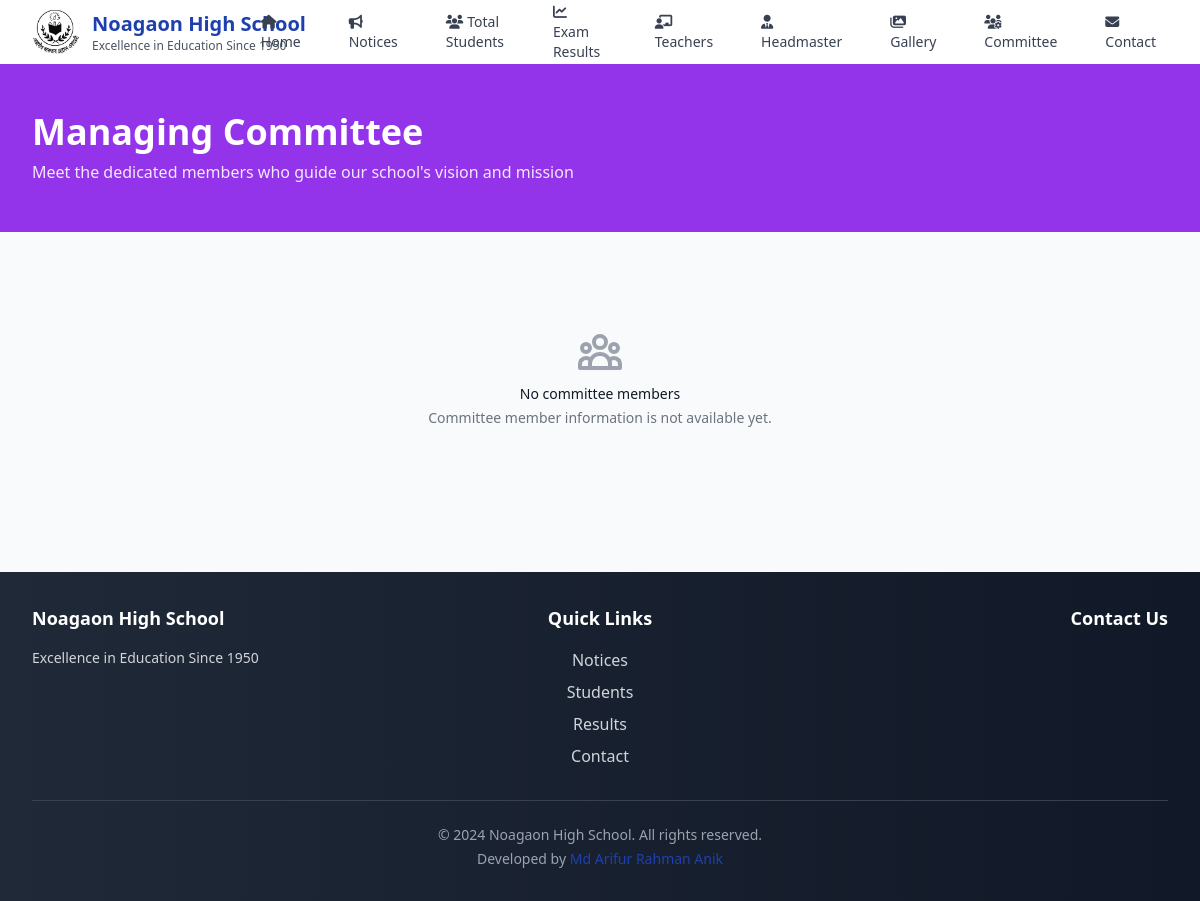
The app's page /committee/, older data.
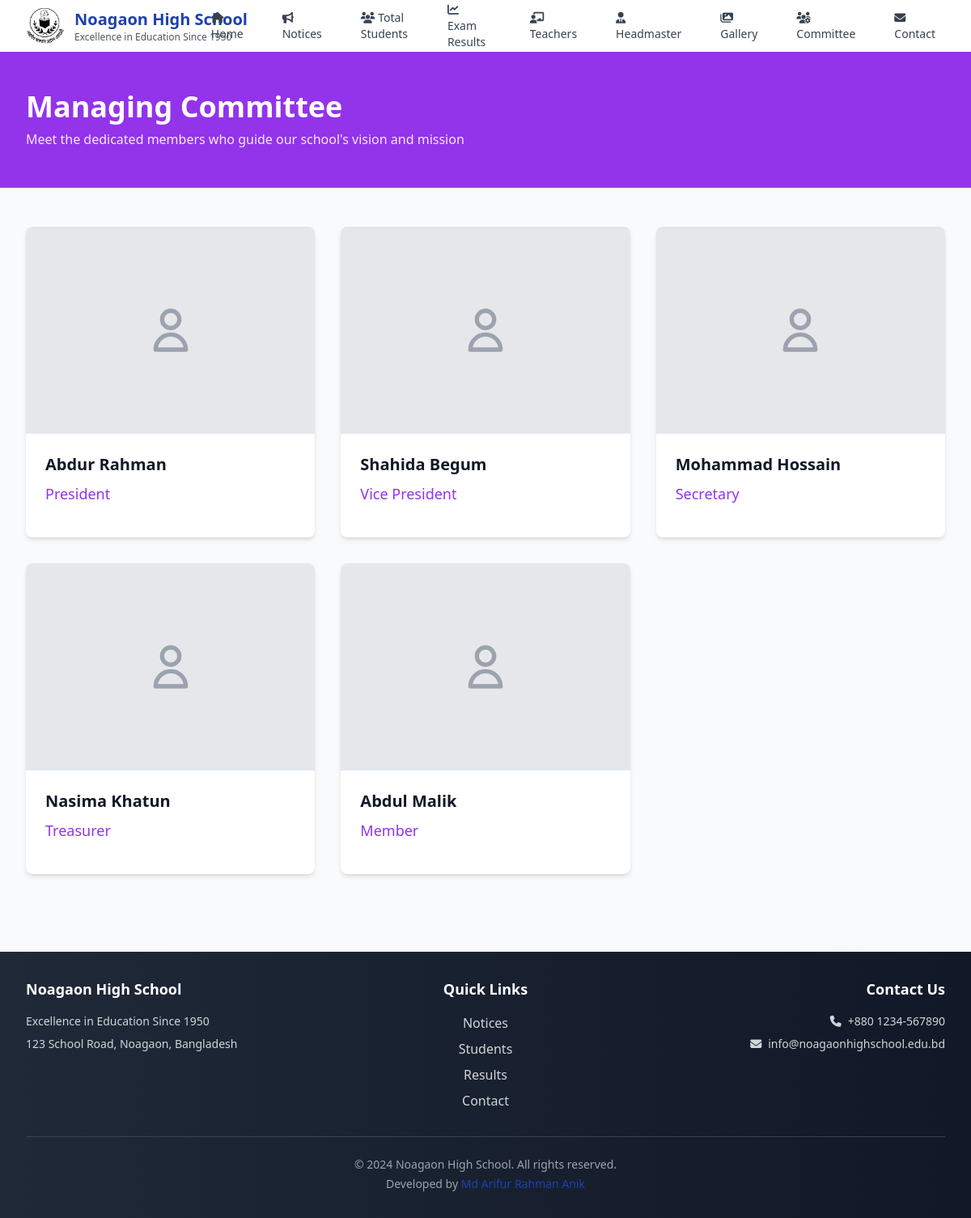
The same page, newer data.
### main/models.py (models this page shows, shortened)
class SchoolInfo(models.Model):
    name = models.CharField(max_length=200, default="Noagaon High School")
    tagline = models.CharField(max_length=300, default="Excellence in Education Since 1950")
    logo = models.ImageField(upload_to='logo/', blank=True, null=True, help_text="School logo")
    address = models.TextField(blank=True)
    phone = models.CharField(max_length=50, blank=True)
    email = models.EmailField(blank=True)
    website = models.URLField(blank=True)
    established_year = models.PositiveIntegerField(default=1950)
    about = models.TextField(blank=True, help_text="About the school")
    is_active = models.BooleanField(default=True, help_text="Use this school info")
    class Meta:
        verbose_name = "School Information"
        verbose_name_plural = "School Information"
        ordering = ['-is_active']

class CommitteeMember(models.Model):
    name = models.CharField(max_length=100)
    role = models.CharField(max_length=100)
    photo = models.ImageField(upload_to='committee/', blank=True, null=True)
    contact_info = models.CharField(max_length=200, blank=True)
    order = models.PositiveIntegerField(default=0, help_text="Order of display")
    class Meta:
        ordering = ['order', 'name']

### main/views.py (the view)
# urls.py: path('committee/', views.committee, name='committee'),
def committee(request):
    committee_members = CommitteeMember.objects.all()
    context = {
        'committee_members': committee_members,
    }
    return render(request, 'main/committee.html', context)

### main/context_processors.py (called while the page is built)
def get_default_logo():
    logo_path = os.path.join(settings.MEDIA_ROOT, 'logo', 'Noagaon_logo.jpg')
    if os.path.exists(logo_path):
        return f"{settings.MEDIA_URL}logo/Noagaon_logo.jpg"
    return None

### templates/main/committee.html (shortened to what this page needs)
{% extends 'base.html' %}
{% block content %}
<div class="bg-purple-600 text-white">
    <div class="max-w-7xl mx-auto py-12 px-4 sm:px-6 lg:px-8">
        <h1 class="text-3xl md:text-4xl font-bold">Managing Committee</h1>
        <p class="mt-2 text-purple-100">Meet the dedicated members who guide our school's vision and mission</p>
    </div>
</div>
<div class="py-12 bg-gray-50">
    <div class="max-w-7xl mx-auto px-4 sm:px-6 lg:px-8">
        {% if committee_members %}
            <div class="grid gap-8 md:grid-cols-2 lg:grid-cols-3">
                {% for member in committee_members %}
                <div class="bg-white rounded-lg shadow-md overflow-hidden hover:shadow-lg transition-shadow">
                    <div class="aspect-w-3 aspect-h-4">
                        {% if member.photo %}
                            <img src="{{ member.photo.url }}" alt="{{ member.name }}"
                                 class="w-full h-64 object-cover">
                        {% else %}
                            <div class="w-full h-64 bg-gray-200 flex items-center justify-center">
                                <svg class="w-16 h-16 text-gray-400" fill="none" stroke="currentColor" viewBox="0 0 24 24">
                                    <path stroke-linecap="round" stroke-linejoin="round" stroke-width="2" d="M16 7a4 4 0 11-8 0 4 4 0 018 0zM12 14a7 7 0 00-7 7h14a7 7 0 00-7-7z"></path>
                                </svg>
                            </div>
                        {% endif %}
                    </div>
                    <div class="p-6">
                        <h3 class="text-xl font-semibold text-gray-900 mb-2">{{ member.name }}</h3>
                        <p class="text-lg text-purple-600 font-medium mb-4">{{ member.role }}</p>
                    </div>
                </div>
                {% endfor %}
            </div>
        {% else %}
            <div class="text-center py-12">
                <h3 class="mt-2 text-sm font-medium text-gray-900">No committee members</h3>
                <p class="mt-1 text-sm text-gray-500">Committee member information is not available yet.</p>
            </div>
        {% endif %}
    </div>
</div>
{% endblock %}

### templates/base.html (shortened to what the changed rows need)
<!DOCTYPE html>
<html lang="en">
<head>
    <script src="https://cdn.tailwindcss.com"></script>
    <link rel="stylesheet" href="https://cdnjs.cloudflare.com/ajax/libs/font-awesome/6.4.0/css/all.min.css">
</head>
<body class="bg-gray-50 min-h-screen">
    <nav class="bg-white shadow-lg">
        <div class="max-w-full mx-auto px-4 sm:px-6 lg:px-8">
            <div class="flex justify-between h-16">
                <div class="flex items-center">
                    <a href="{% url 'main:home' %}" class="flex items-center">
                        <div class="flex-shrink-0 flex items-center justify-between">
                            <div>
                                <h1 class="text-xl font-bold text-primary">{{ school_name }}</h1>
                                <p class="text-xs text-gray-600 hidden sm:block">{{ school_tagline }}</p>
                            </div>
                        </div>
                    </a>
                </div>
            </div>
        </div>
    </nav>
    <main class="flex-1">
        {% block content %}
        {% endblock %}
    </main>
    <footer class="bg-gradient-to-r from-gray-800 to-gray-900 text-white mt-12">
        <div class="max-w-7xl mx-auto px-4 sm:px-6 lg:px-8 py-8">
            <div class="grid grid-cols-1 md:grid-cols-3 gap-8">
                <div class="text-center md:text-left">
                    <h3 class="text-lg font-semibold mb-4">{{ school_name }}</h3>
                    <p class="text-gray-300 text-sm">{{ school_tagline }}</p>
                    {% if school_address %}
                        <p class="text-gray-300 text-sm mt-2">{{ school_address }}</p>
                    {% endif %}
                </div>
                <div class="text-center md:text-right">
                    <h3 class="text-lg font-semibold mb-4">Contact Us</h3>
                    {% if school_phone %}
                        <p class="text-gray-300 text-sm"><i class="fas fa-phone mr-2"></i>{{ school_phone }}</p>
                    {% endif %}
                    {% if school_email %}
                        <p class="text-gray-300 text-sm mt-2"><i class="fas fa-envelope mr-2"></i>{{ school_email }}</p>
                    {% endif %}
                </div>
            </div>
            <div class="border-t border-gray-700 mt-8 pt-6 text-center">
                <p class="text-gray-400 text-sm">© 2024 {{ school_name }}. All rights reserved.</p>
                <p class="text-gray-400 text-sm mt-1">Developed by <span class="text-primary font-medium">Md Arifur Rahman Anik</span></p>
            </div>
        </div>
    </footer>
</body>
</html>

Row changes from the older to the newer data that the page shows:
added SchoolInfo: name "Noagaon High School", tagline "Excellence in Education Since 1950", address "123 School Road, Noagaon, Bangladesh", phone "+880 1234-567890", email "info@noagaonhighschool.edu.bd"
added CommitteeMember: name "Abdur Rahman", role "President"
added CommitteeMember: name "Shahida Begum", role "Vice President"
added CommitteeMember: name "Mohammad Hossain", role "Secretary"
added CommitteeMember: name "Nasima Khatun", role "Treasurer"
added CommitteeMember: name "Abdul Malik", role "Member"
Text that changed along with them:
{{ school_name }}: "Noagaon High School" → (not shown)
{{ school_tagline }}: "Excellence in Education Since 1950" → (not shown)
text no longer shown: "No committee members Committee member information is not available yet."
